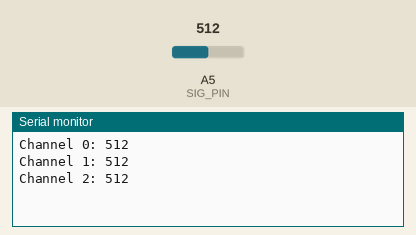
Bench run of a sketch on a simulated Arduino Uno, built with avr-gcc and run on an emulated ATmega328P. Shown: the last lines printed to the serial monitor. The test bench sets the inputs (shaded band); at power-on: A5 (SIG_PIN) = 512.

Above: at 1.3 s.
1.4 s: A5 (SIG_PIN) set to 716
At 2.0 s:
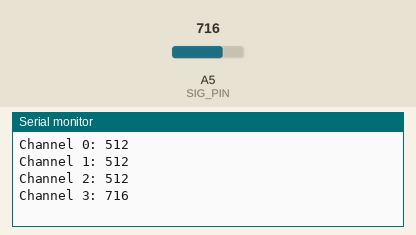
2.9 s: A5 (SIG_PIN) set to 900
At 3.5 s:
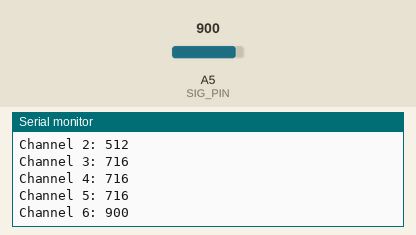
Timing chart, 0 to 5.9 s (numbered marks = the images above; inputs shaded):
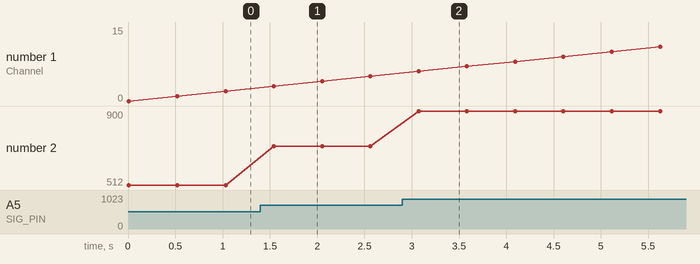

Measured:
- after the input at 1.4 s, the serial monitor: prints a new line after 0.14 s (image 1)
- after the input at 2.9 s, the serial monitor: prints a new line after 0.17 s (image 2)
- plotted number 2: 512 → 716 after the input at 1.4 s, 716 → 900 after the input at 2.9 s

The sketch:

HallEffectController.ino
```cpp
#include <Arduino.h>

// Address pins
#define S0 10
#define S1 11
#define S2 12
#define S3 13

// Mux enable pins
#define MUX1_EN 9
#define MUX2_EN 8
#define MUX3_EN 7
#define MUX4_EN 6

#define SIG_PIN 5  // Check this to get the value of the sensor when selected


void setup() {
  Serial.begin(115200);

  // Set up the control pins as outputs
  pinMode(S0, OUTPUT);
  pinMode(S1, OUTPUT);
  pinMode(S2, OUTPUT);
  pinMode(S3, OUTPUT);
  pinMode(MUX1_EN, OUTPUT);  // Enable pin, set it low to enable the multiplexer
  digitalWrite(MUX1_EN, LOW);
}

void loop() {
  // Iterate through all 16 channels of the multiplexer
  for (int channel = 0; channel < 16; channel++) {
    selectChannel(channel);
    delay(10);  // Allow time for the channel to settle

    // Read the sensor value
    int sensorValue = analogRead(SIG_PIN);

    // Print the channel and sensor value
    Serial.print("Channel ");
    Serial.print(channel);
    Serial.print(": ");
    Serial.println(sensorValue);
    delay(500);  // Delay between readings for readability
  }
}

void selectChannel(int channel) {
  // Set the control pins (S0-S3) based on the channel number
  digitalWrite(S0, (channel & 0x01) ? HIGH : LOW);
  digitalWrite(S1, (channel & 0x02) ? HIGH : LOW);
  digitalWrite(S2, (channel & 0x04) ? HIGH : LOW);
  digitalWrite(S3, (channel & 0x08) ? HIGH : LOW);
}
```
